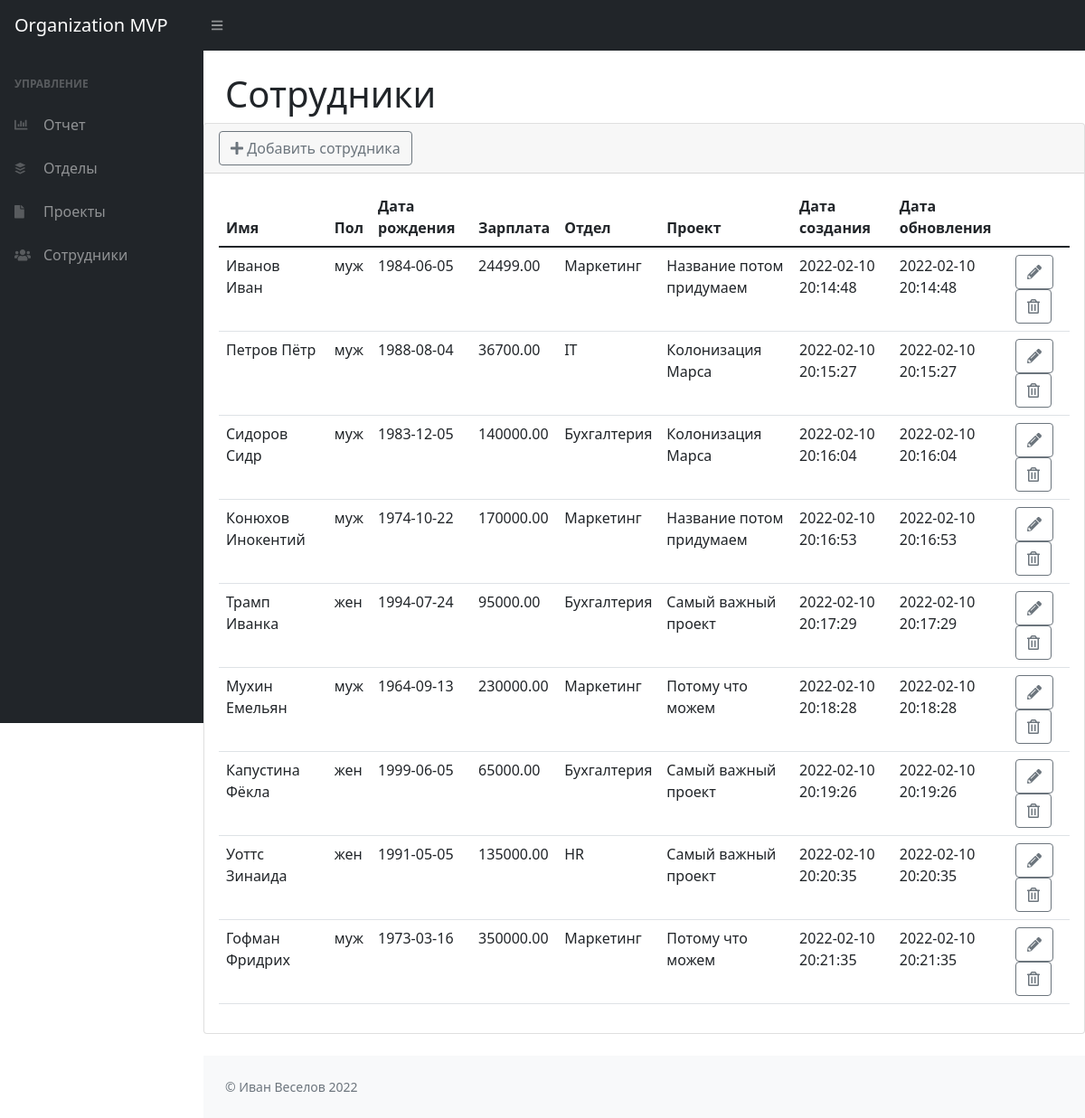
The page /employees on the database its author committed.
### tables this page shows
CREATE TABLE IF NOT EXISTS `employees` (
  `id` int(255) NOT NULL AUTO_INCREMENT,
  `name` varchar(255) NOT NULL,
  `lastname` varchar(255) NOT NULL,
  `gender` varchar(3) NOT NULL,
  `birthday` date NOT NULL,
  `salary` float(255,2) NOT NULL,
  `department_id` int(255) NOT NULL,
  `project_id` int(255) NOT NULL,
  `created` datetime NOT NULL,
  `updated` datetime NOT NULL DEFAULT CURRENT_TIMESTAMP,
  UNIQUE KEY `id` (`id`)
);

CREATE TABLE IF NOT EXISTS `departments` (
  `id` int(255) NOT NULL AUTO_INCREMENT,
  `name` varchar(255) NOT NULL,
  `created` datetime NOT NULL,
  `updated` datetime NOT NULL DEFAULT CURRENT_TIMESTAMP,
  UNIQUE KEY `id` (`id`)
);

CREATE TABLE IF NOT EXISTS `projects` (
  `id` int(255) NOT NULL AUTO_INCREMENT,
  `name` varchar(255) NOT NULL,
  `created` datetime NOT NULL,
  `updated` datetime NOT NULL DEFAULT CURRENT_TIMESTAMP,
  UNIQUE KEY `id` (`id`)
);

### index.php (called while the page is built, shortened)
<?php
	$path = strtok($_SERVER['REQUEST_URI'], '?');
	$route = new Routing($path);
		$method = $route->getMethod();
	$app = new $controller();
	if(method_exists($app, $method)) {
		$content = $app->$method();
	} else {
		$content['filename'] = '404.php';
	}
	require dirname(__FILE__) . '/src/views/layouts/html.php';

### src/App/DB.php (called while the page is built, shortened)
<?php
	class DB
	{
		public static function connect()
		{
			$config = Config::load();
			$dsn = "mysql:host={$config['db_host']};dbname={$config['db_name']};charset={$config['db_charset']}";
			try {
				$pdo = new PDO($dsn, $config['db_user'], $config['db_password']);
				$pdo->setAttribute(PDO::ATTR_ERRMODE, PDO::ERRMODE_EXCEPTION);
				return $pdo;
			} catch (\PDOException $e) {
				echo 'Connection failed: ' . $e->getMessage();
			}
		}
	}

### src/App/Model.php (called while the page is built, shortened)
<?php
	class Model extends DB
	{
		protected static $table;
		public static function getAll() {
			$query = "SELECT * FROM " . static::$table;
			return self::connect()->query($query)->fetchAll();
		}
		public static function getById(int $id, $col = null) {
			$col = $col ?? '*';
			$query = "SELECT ". $col ." FROM " . static::$table . " WHERE id = " . (int) $id;
			return self::connect()->query($query)->fetchAll();
		}
	}

### src/controllers/EmployeesController.php (called while the page is built, shortened)
<?php
	class EmployeesController extends Controller
	{
		public function actionIndex() {
			$this->data = [
				'view' => 'site/employees',
				'params' => [
					'title' => 'Сотрудники',
					'data' => EmployeesModel::getAll(),
					'departments' => DepartmentsModel::getAll(),
					'projects' => ProjectsModel::getAll(),
				],
			];
			return $this->render($this->data);
		}
	}

### src/App/Controller.php (called while the page is built, shortened)
<?php
	class Controller
	{
		public function render($data) {
			return [
				'filename' => BASE . '/src/views/' . $data['view'] . '.php',
				'params' => $data['params'],
			];
		}
	}

### src/views/site/employees.php (the view, shortened to what this page needs)
<div class="container-fluid px-4">
	<h1 class="mt-4"><?= $content['params']['title'] ?></h1>
</div>
<div class="card mb-4">
	<div class="card-header">
		<button
				type="button"
				class="btn btn-outline-secondary"
				data-bs-toggle="modal" data-bs-target="#create-edit"
				data-dep-title="Добавить сотрудника"
				data-action="create">
			<i class="fas fa-plus"></i> Добавить сотрудника
		</button>
	</div>
	<div class="card-body">
		<table id="reportTable" class="table">
			<thead>
			<tr>
				<th>Имя</th>
				<th>Пол</th>
				<th>Дата рождения</th>
				<th>Зарплата</th>
				<th>Отдел</th>
				<th>Проект</th>
				<th>Дата создания</th>
				<th>Дата обновления</th>
				<th></th>
			</tr>
			</thead>
			<tbody>
			<?php
				if(!empty($content['params']['data'])) {
					foreach ($content['params']['data'] as $key => $row) {
						$dep = \Ivan\models\DepartmentsModel::getById($row['department_id'], 'name')[0]['name'] ?? 'Не найден';
						$project = \Ivan\models\ProjectsModel::getById($row['project_id'], 'name')[0]['name'] ?? 'Не найден';
						?>
						<tr>
							<td><?= $row['lastname'] . ' ' . $row['name'] ?></td>
							<td><?= $row['gender'] ?></td>
							<td><?= $row['birthday'] ?></td>
							<td><?= $row['salary'] ?></td>
							<td><?= $dep ?></td>
							<td><?= $project ?></td>
							<td><?= $row['created'] ?></td>
							<td><?= $row['updated'] ?></td>
							<td>
								<button
										type="button"
										class="btn btn-outline-secondary"
										data-bs-toggle="modal" data-bs-target="#create-edit"
										data-dep-title="<?=$row['name']?>"
										data-dep-id="<?=$row['id']?>"
										data-action="edit"
										data-lastname="<?= $row['lastname']?>"
										data-gender="<?= $row['gender']?>"
										data-birthday="<?= $row['birthday']?>"
										data-salary="<?= $row['salary']?>"
										data-department="<?= $row['department_id']?>"
										data-project="<?= $row['project_id']?>"
										>
									<i class="fas fa-pencil-alt"></i>
								</button>
								<button
										type="button"
										class="btn btn-outline-secondary"
										data-bs-toggle="modal" data-bs-target="#delete-modal"
										data-dep-title="<?=$row['name']?>"
										data-id="<?=$row['id']?>">
									<i class="far fa-trash-alt"></i>
								</button>
							</td>
						</tr>
						<?php
					}
				}
			?>
			</tbody>
		</table>
	</div>
</div>

### src/views/layouts/html.php (shortened to what this page needs)
<!DOCTYPE html>
<html lang="ru">
<head>
	<link href="./css/styles.css" rel="stylesheet" />
	<link href="https://cdn.jsdelivr.net/npm/simple-datatables@latest/dist/style.css" rel="stylesheet" />
	<link rel='stylesheet' href='https://cdn.jsdelivr.net/npm/vanillajs-datepicker@1.1.4/dist/css/datepicker.min.css'>
</head>
<body class="sb-nav-fixed">
<nav class="sb-topnav navbar navbar-expand navbar-dark bg-dark">
	<a class="navbar-brand ps-3" href="./">Organization MVP</a>
	<button class="btn btn-link btn-sm order-1 order-lg-0 me-4 me-lg-0" id="sidebarToggle" href="#!"><i class="fas fa-bars"></i></button>
</nav>
<div id="layoutSidenav">
	<?php include 'nav.php' ?>
	<div id="layoutSidenav_content">
		<main>
			<?php
				if(!empty($content['filename']) && file_exists($content['filename'])) {
					include $content['filename'];
				}
				?>
		</main>
		<footer class="py-4 bg-light mt-auto">
			<div class="container-fluid px-4">
				<div class="d-flex align-items-center justify-content-between small">
					<div class="text-muted">&copy; Иван Веселов 2022</div>
				</div>
			</div>
		</footer>
	</div>
</div>
</body>
</html>

### src/views/layouts/nav.php
<div id="layoutSidenav_nav">
	<nav class="sb-sidenav accordion sb-sidenav-dark" id="sidenavAccordion">
		<div class="sb-sidenav-menu">
			<div class="nav">
				<div class="sb-sidenav-menu-heading">Управление</div>
				<a class="nav-link" href="./">
					<div class="sb-nav-link-icon"><i class="fas fa-chart-bar"></i></div>
					Отчет
				</a>
				<a class="nav-link" href="./departments">
					<div class="sb-nav-link-icon"><i class="fab fa-buffer"></i></div>
					Отделы
				</a>
				<a class="nav-link" href="./projects">
					<div class="sb-nav-link-icon"><i class="fas fa-file"></i></div>
					Проекты
				</a>
				<a class="nav-link" href="./employees">
					<div class="sb-nav-link-icon"><i class="fas fa-users"></i></div>
					Сотрудники
				</a>
			</div>
		</div>
	</nav>
</div>

### rows shown on the page
employees: lastname "Иванов", name "Иван", gender "муж", birthday "1984-06-05", salary "24499.00", department.name "Маркетинг", project.name "Название потом придумаем", created "2022-02-10 20:14:48", updated "2022-02-10 20:14:48"
employees: lastname "Петров", name "Пётр", gender "муж", birthday "1988-08-04", salary "36700.00", department.name "IT", project.name "Колонизация Марса", created "2022-02-10 20:15:27", updated "2022-02-10 20:15:27"
employees: lastname "Сидоров", name "Сидр", gender "муж", birthday "1983-12-05", salary "140000.00", department.name "Бухгалтерия", project.name "Колонизация Марса", created "2022-02-10 20:16:04", updated "2022-02-10 20:16:04"
employees: lastname "Конюхов", name "Инокентий", gender "муж", birthday "1974-10-22", salary "170000.00", department.name "Маркетинг", project.name "Название потом придумаем", created "2022-02-10 20:16:53", updated "2022-02-10 20:16:53"
employees: lastname "Трамп", name "Иванка", gender "жен", birthday "1994-07-24", salary "95000.00", department.name "Бухгалтерия", project.name "Самый важный проект", created "2022-02-10 20:17:29", updated "2022-02-10 20:17:29"
employees: lastname "Мухин", name "Емельян", gender "муж", birthday "1964-09-13", salary "230000.00", department.name "Маркетинг", project.name "Потому что можем", created "2022-02-10 20:18:28", updated "2022-02-10 20:18:28"
employees: lastname "Капустина", name "Фёкла", gender "жен", birthday "1999-06-05", salary "65000.00", department.name "Бухгалтерия", project.name "Самый важный проект", created "2022-02-10 20:19:26", updated "2022-02-10 20:19:26"
employees: lastname "Уоттс", name "Зинаида", gender "жен", birthday "1991-05-05", salary "135000.00", department.name "HR", project.name "Самый важный проект", created "2022-02-10 20:20:35", updated "2022-02-10 20:20:35"
employees: lastname "Гофман", name "Фридрих", gender "муж", birthday "1973-03-16", salary "350000.00", department.name "Маркетинг", project.name "Потому что можем", created "2022-02-10 20:21:35", updated "2022-02-10 20:21:35"

### other values the page prints
$content['params']['title'] "Сотрудники"
